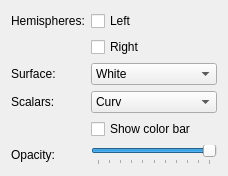
          <widget class="QWidget" name="tab_4">
           <attribute name="title">
            <string>Surfaces</string>
           </attribute>
           <layout class="QFormLayout" name="formLayout_5">
            <item row="0" column="0">
             <widget class="QLabel" name="label_7">
              <property name="text">
               <string>Hemispheres:</string>
              </property>
             </widget>
            </item>
            <item row="2" column="0">
             <widget class="QLabel" name="label_9">
              <property name="text">
               <string>Surface:</string>
              </property>
             </widget>
            </item>
            <item row="0" column="1">
             <widget class="QCheckBox" name="surface_left_check">
              <property name="layoutDirection">
               <enum>Qt::LeftToRight</enum>
              </property>
              <property name="text">
               <string>Left</string>
              </property>
             </widget>
            </item>
            <item row="1" column="1">
             <widget class="QCheckBox" name="surface_right_check">
              <property name="text">
               <string>Right</string>
              </property>
             </widget>
            </item>
            <item row="3" column="0">
             <widget class="QLabel" name="label_8">
              <property name="text">
               <string>Scalars:</string>
              </property>
             </widget>
            </item>
            <item row="2" column="1">
             <widget class="QComboBox" name="surface_select_combo">
              <item>
               <property name="text">
                <string>White</string>
               </property>
              </item>
              <item>
               <property name="text">
                <string>Pial</string>
               </property>
              </item>
             </widget>
            </item>
            <item row="3" column="1">
             <widget class="QComboBox" name="surface_scalars_combo">
              <item>
               <property name="text">
                <string>Curv</string>
               </property>
              </item>
              <item>
               <property name="text">
                <string>Avg. curv</string>
               </property>
              </item>
              <item>
               <property name="text">
                <string>Thickness</string>
               </property>
              </item>
              <item>
               <property name="text">
                <string>Sulc</string>
               </property>
              </item>
              <item>
               <property name="text">
                <string>Parcellation</string>
               </property>
              </item>
              <item>
               <property name="text">
                <string>Parcellation 2009</string>
               </property>
              </item>
              <item>
               <property name="text">
                <string>Parcellation DKT</string>
               </property>
              </item>
              <item>
               <property name="text">
                <string>Broadman area</string>
               </property>
              </item>
             </widget>
            </item>
            <item row="4" column="1">
             <widget class="QCheckBox" name="surface_color_bar_check">
              <property name="text">
               <string>Show color bar</string>
              </property>
             </widget>
            </item>
            <item row="5" column="0">
             <widget class="QLabel" name="label_11">
              <property name="text">
               <string>Opacity: </string>
              </property>
             </widget>
            </item>
            <item row="5" column="1">
             <widget class="QSlider" name="surf_opacity_slider">
              <property name="maximum">
               <number>100</number>
              </property>
              <property name="value">
               <number>100</number>
              </property>
              <property name="tracking">
               <bool>false</bool>
              </property>
              <property name="orientation">
               <enum>Qt::Horizontal</enum>
              </property>
              <property name="tickPosition">
               <enum>QSlider::TicksBelow</enum>
              </property>
              <property name="tickInterval">
               <number>10</number>
              </property>
             </widget>
            </item>
           </layout>
          </widget>
